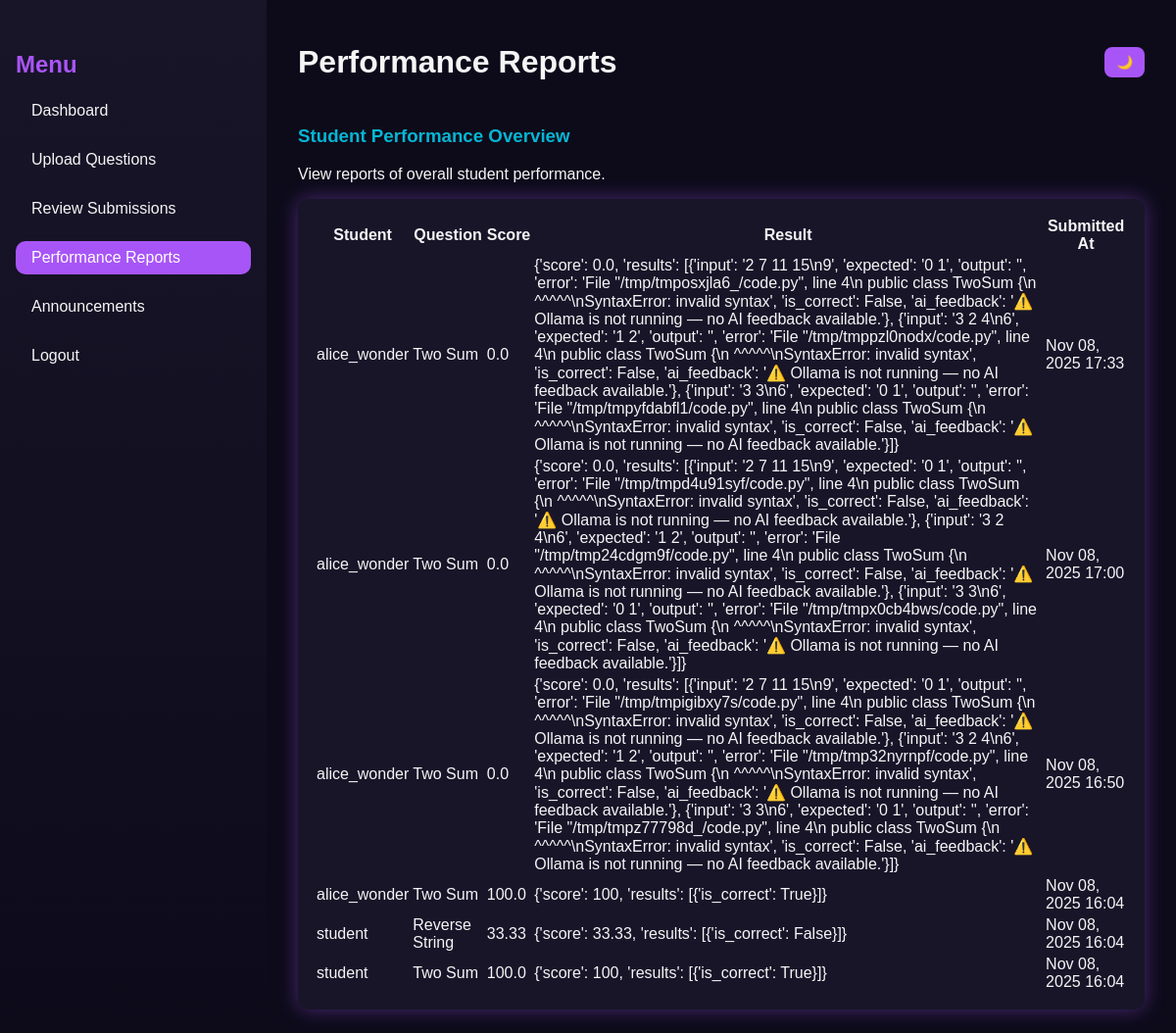
Page /faculty/performance-reports/ (signed in) on the committed database.
### core/models.py (models this page shows, shortened)
class Submission(models.Model):
    student = models.ForeignKey(Student, on_delete=models.CASCADE)
    question = models.ForeignKey(Question, on_delete=models.CASCADE)
    code = models.TextField()
    language = models.CharField(max_length=20)
    result = models.JSONField(null=True, blank=True)  # store output, correctness, AI feedback
    score = models.FloatField(default=0)
    submitted_at = models.DateTimeField(auto_now_add=True)

class Student(models.Model):
    user = models.OneToOneField(User, on_delete=models.CASCADE)
    faculty = models.ForeignKey(Faculty, on_delete=models.SET_NULL, null=True, blank=True)
    group = models.CharField(max_length=100, blank=True, null=True)

class Question(models.Model):
    faculty = models.ForeignKey(Faculty, on_delete=models.CASCADE, related_name='questions')
    title = models.CharField(max_length=255)
    description = models.TextField()
    difficulty = models.CharField(
        max_length=20,
        choices=[('Easy', 'Easy'), ('Medium', 'Medium'), ('Hard', 'Hard')],
        default='Easy'
    )
    marks = models.IntegerField(default=0)
    created_at = models.DateTimeField(auto_now_add=True)
    example_input = models.TextField(blank=True)
    example_output = models.TextField(blank=True)
    constraints = models.TextField(blank=True)

### core/views.py (the view)
# urls.py: path('faculty/performance-reports/', views.performance_reports, name='performance_reports'),
@login_required
def performance_reports(request):
    submissions = Submission.objects.select_related('student__user', 'question').order_by('-submitted_at')
    return render(request, 'core/performance_reports.html', {"submissions": submissions})

### core/templates/core/performance_reports.html (shortened to what this page needs)
{% load static %}
<!DOCTYPE html>
<html lang="en">
<head>
  <link rel="stylesheet" href="{% static 'dynamic/CSS/faculty_dashboard.css' %}" />
</head>
<body>
  <div class="dashboard">
    <aside class="sidebar">
      <h2 class="menu-title">Menu</h2>
      <ul>
        <li><a href="{% url 'faculty_dashboard' %}">Dashboard</a></li>
        <li><a href="{% url 'upload_question' %}">Upload Questions</a></li>
        <li><a href="{% url 'review_submissions' %}">Review Submissions</a></li>
        <li><a href="{% url 'performance_reports' %}" class="active">Performance Reports</a></li>
        <li><a href="{% url 'faculty_announcements' %}">Announcements</a></li>
        <li><a href="{% url 'logout' %}">Logout</a></li>
      </ul>
    </aside>
    <main class="main-content">
      <header class="topbar">
        <h1>Performance Reports</h1>
        <div class="theme-toggle">
          <button id="themeToggle">🌙</button>
        </div>
      </header>
      <section class="overview">
        <h3>Student Performance Overview</h3>
        <p>View reports of overall student performance.</p>
        <table class="performance-table">
          <thead>
            <tr>
              <th>Student</th>
              <th>Question</th>
              <th>Score</th>
              <th>Result</th>
              <th>Submitted At</th>
            </tr>
          </thead>
          <tbody>
            {% for submission in submissions %}
              <tr>
                <td>{{ submission.student.user.username }}</td>
                <td>{{ submission.question.title }}</td>
                <td>{{ submission.score }}</td>
                <td>{{ submission.result }}</td>
                <td>{{ submission.submitted_at|date:"M d, Y H:i" }}</td>
              </tr>
            {% empty %}
              <tr>
                <td colspan="5">No submissions yet.</td>
              </tr>
            {% endfor %}
          </tbody>
        </table>
      </section>
    </main>
  </div>
</body>
</html>

### core/static/dynamic/CSS/faculty_dashboard.css (style rules this page uses)
:root { --bg-dark: #0d0b1a; --bg-light: #f4f4f8; --text-dark: #f5f5f5; --text-light: #222; --accent1: #a855f7; --accent2: #06b6d4; --card-dark: #181529; --card-light: #ffffff; --shadow-glow: 0 0 20px rgba(168, 85, 247, 0.4); }
body { font-family: "Poppins", sans-serif; margin: 0; background-color: var(--bg-dark); color: var(--text-dark); transition: background 0.4s, color 0.4s; }
.dashboard { display: flex; height: 100vh; }
.sidebar { width: 240px; background: linear-gradient(180deg, #181529, #0d0b1a); padding: 2rem 1rem; box-shadow: var(--shadow-glow); }
.sidebar .menu-title { color: var(--accent1); font-weight: 700; font-size: 1.5rem; margin-bottom: 1rem; }
.sidebar ul { list-style: none; padding: 0; }
.sidebar ul li { margin: 1rem 0; }
.sidebar ul li a { color: var(--text-dark); text-decoration: none; font-size: 1rem; display: block; padding: 0.5rem 1rem; border-radius: 10px; transition: background 0.3s; }
.sidebar ul li a:hover, .sidebar ul li a.active { background: var(--accent1); color: #fff; }
.main-content { flex: 1; background: var(--bg-dark); color: var(--text-dark); padding: 1.5rem 2rem; overflow-y: auto; transition: background 0.4s, color 0.4s; }
.topbar { display: flex; justify-content: space-between; align-items: center; }
.theme-toggle button { background: var(--accent1); border: none; padding: 8px 12px; border-radius: 8px; color: white; cursor: pointer; transition: 0.3s; }
.overview h3 { color: var(--accent2); margin-top: 1.5rem; }
.upload-form, .overview table { background: var(--card-dark); padding: 1rem; border-radius: 10px; box-shadow: var(--shadow-glow); margin-top: 1rem; }

### rows in the picture
Submission: student.user.username "alice_wonder", question "Two Sum", score "0.0", result "{'score': 0.0, 'results': [{'input': '2 7 11 15\\n9', 'expected': '0 1', 'output': '', 'error': 'File \"/tmp/tmposxjla6_/code.py\", line 4\\n public class TwoSum {\\n ^^^^^\\nSyntaxError: invalid syntax', 'is_correct': False, 'ai_feedback': '⚠️ Ollama is not running — no AI feedback available.'}, {'input': '3 2 4\\n6', 'expected': '1 2', 'output': '', 'error': 'File \"/tmp/tmppzl0nodx/code.py\", line 4\\n public class TwoSum {\\n ^^^^^\\nSyntaxError: invalid syntax', 'is_correct': False, 'ai_feedback': '⚠️ Ollama is not running — no AI feedback available.'}, {'input': '3 3\\n6', 'expected': '0 1', 'output': '', 'error': 'File \"/tmp/tmpyfdabfl1/code.py\", line 4\\n public class TwoSum {\\n…", submitted_at "Nov 08, 2025 17:33"
Submission: student.user.username "alice_wonder", question "Two Sum", score "0.0", result "{'score': 0.0, 'results': [{'input': '2 7 11 15\\n9', 'expected': '0 1', 'output': '', 'error': 'File \"/tmp/tmpd4u91syf/code.py\", line 4\\n public class TwoSum {\\n ^^^^^\\nSyntaxError: invalid syntax', 'is_correct': False, 'ai_feedback': '⚠️ Ollama is not running — no AI feedback available.'}, {'input': '3 2 4\\n6', 'expected': '1 2', 'output': '', 'error': 'File \"/tmp/tmp24cdgm9f/code.py\", line 4\\n public class TwoSum {\\n ^^^^^\\nSyntaxError: invalid syntax', 'is_correct': False, 'ai_feedback': '⚠️ Ollama is not running — no AI feedback available.'}, {'input': '3 3\\n6', 'expected': '0 1', 'output': '', 'error': 'File \"/tmp/tmpx0cb4bws/code.py\", line 4\\n public class TwoSum {\\n…", submitted_at "Nov 08, 2025 17:00"
Submission: student.user.username "alice_wonder", question "Two Sum", score "0.0", result "{'score': 0.0, 'results': [{'input': '2 7 11 15\\n9', 'expected': '0 1', 'output': '', 'error': 'File \"/tmp/tmpigibxy7s/code.py\", line 4\\n public class TwoSum {\\n ^^^^^\\nSyntaxError: invalid syntax', 'is_correct': False, 'ai_feedback': '⚠️ Ollama is not running — no AI feedback available.'}, {'input': '3 2 4\\n6', 'expected': '1 2', 'output': '', 'error': 'File \"/tmp/tmp32nyrnpf/code.py\", line 4\\n public class TwoSum {\\n ^^^^^\\nSyntaxError: invalid syntax', 'is_correct': False, 'ai_feedback': '⚠️ Ollama is not running — no AI feedback available.'}, {'input': '3 3\\n6', 'expected': '0 1', 'output': '', 'error': 'File \"/tmp/tmpz77798d_/code.py\", line 4\\n public class TwoSum {\\n…", submitted_at "Nov 08, 2025 16:50"
Submission: student.user.username "alice_wonder", question "Two Sum", score "100.0", result "{'score': 100, 'results': [{'is_correct': True}]}", submitted_at "Nov 08, 2025 16:04"
Submission: student.user.username "student", question "Reverse String", score "33.33", result "{'score': 33.33, 'results': [{'is_correct': False}]}", submitted_at "Nov 08, 2025 16:04"
Submission: student.user.username "student", question "Two Sum", score "100.0", result "{'score': 100, 'results': [{'is_correct': True}]}", submitted_at "Nov 08, 2025 16:04"
